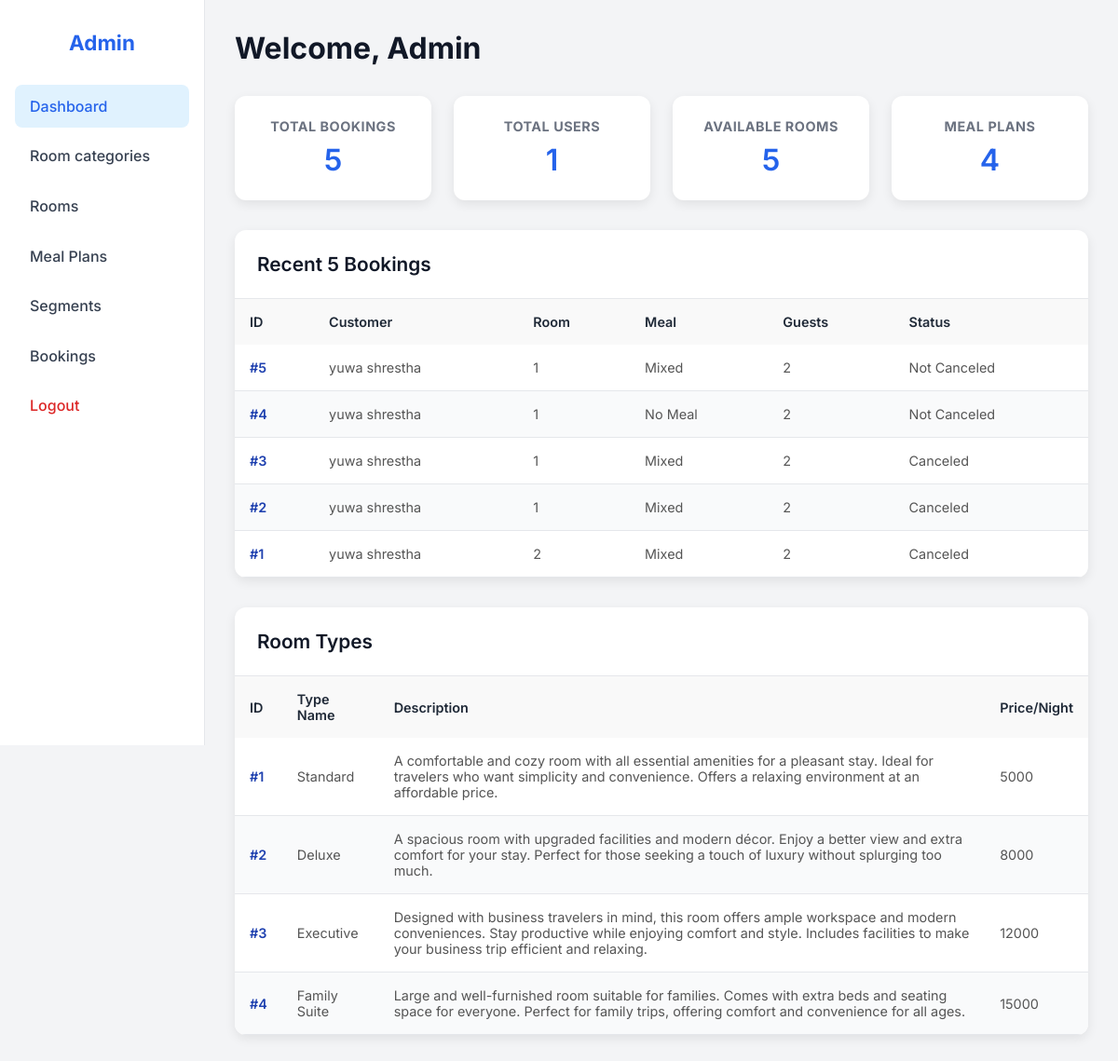
The app's page /admin_dashboard (signed in), older data.
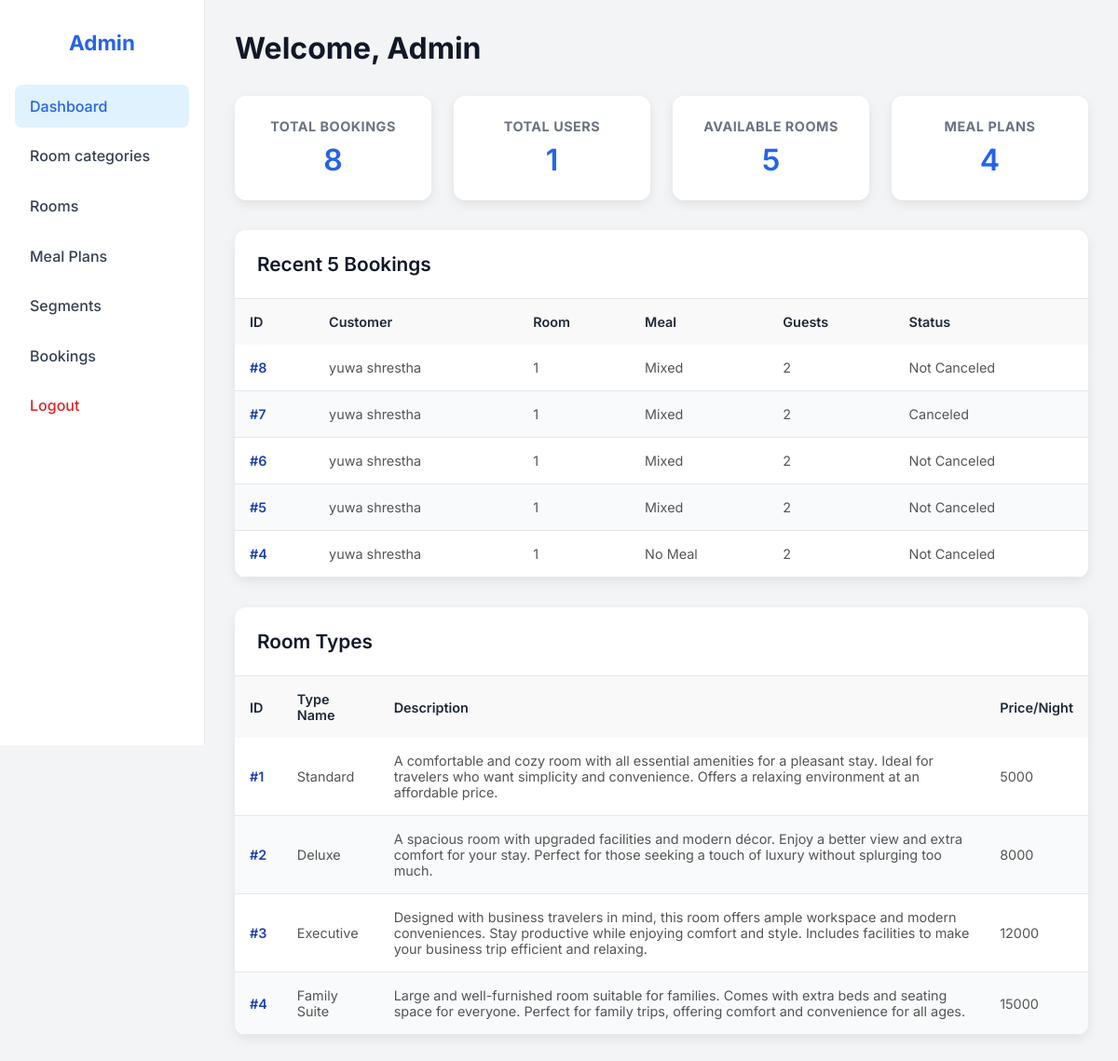
The same page, newer data.
### tables this page shows
CREATE TABLE bookings (
            booking_id INTEGER PRIMARY KEY AUTOINCREMENT,
            customer_id INTEGER NOT NULL,
            room_id INTEGER NOT NULL,
            meal_plan_id INTEGER NOT NULL,
            market_segment_id INTEGER NOT NULL,
            booking_status TEXT CHECK(booking_status IN ('Canceled','Not_Canceled')) NOT NULL,
            no_of_adults INTEGER NOT NULL,
            no_of_children INTEGER NOT NULL,
            no_of_weekend_nights INTEGER NOT NULL,
            no_of_week_nights INTEGER NOT NULL,
            required_car_parking_space INTEGER DEFAULT 0,
            lead_time INTEGER NOT NULL,
            arrival_year INTEGER NOT NULL,
            arrival_month INTEGER NOT NULL,
            arrival_date INTEGER NOT NULL,
            repeated_guest INTEGER DEFAULT 0,
            no_of_previous_cancellations INTEGER DEFAULT 0,
            no_of_previous_bookings_not_canceled INTEGER DEFAULT 0,
            avg_price_per_room REAL NOT NULL,
            no_of_special_requests INTEGER DEFAULT 0,
            total_nights INTEGER,
            total_guests INTEGER,
            created_at TIMESTAMP DEFAULT CURRENT_TIMESTAMP,
            updated_at TIMESTAMP DEFAULT CURRENT_TIMESTAMP,
            FOREIGN KEY(customer_id) REFERENCES customers(customer_id),
            FOREIGN KEY(room_id) REFERENCES rooms(room_id),
            FOREIGN KEY(meal_plan_id) REFERENCES meal_plans(meal_plan_id),
            FOREIGN KEY(market_segment_id) REFERENCES market_segments(market_segment_id)
        );

CREATE TABLE customers (
            customer_id INTEGER PRIMARY KEY AUTOINCREMENT,
            name TEXT NOT NULL,
            email TEXT UNIQUE NOT NULL,
            phone TEXT,
            address TEXT,
            password TEXT NOT NULL,
            is_admin INTEGER DEFAULT 0
        );

CREATE TABLE meal_plans (
            meal_plan_id INTEGER PRIMARY KEY AUTOINCREMENT,
            meal_plan_name TEXT UNIQUE NOT NULL,
            image_path TEXT
        );

CREATE TABLE room_types (
            room_type_id INTEGER PRIMARY KEY AUTOINCREMENT,
            room_type_name TEXT UNIQUE NOT NULL,
            description TEXT,
            price_per_night INTEGER,
            image_path TEXT
        );

### app.py (the view)
@app.route("/admin_dashboard")
@login_required
def admin_dashboard():
    if not session.get("is_admin"):
        flash("Admin access required.", "danger")
        return redirect(url_for("login"))
    conn = get_db_connection()
    total_bookings = conn.execute("SELECT COUNT(*) FROM bookings").fetchone()[0]
    available_rooms = conn.execute("""
        SELECT COUNT(*) FROM rooms
    """).fetchone()[0]
    total_meal_plans = conn.execute("SELECT COUNT(*) FROM meal_plans").fetchone()[0]
    total_users = conn.execute("SELECT COUNT(*) FROM customers WHERE is_admin=0").fetchone()[0]
    recent_bookings = conn.execute("""
    SELECT b.booking_id,
           c.name as customer_name,
           COALESCE(r.room_number, 'Deleted Room') as room_number,
           COALESCE(t.room_type_name, 'Unknown Type') as room_type_name,
           m.meal_plan_name,
           s.segment_name,
           b.no_of_adults,
           b.no_of_children,
           b.total_nights,
           b.booking_status,
           b.created_at
    FROM bookings b
    JOIN customers c ON b.customer_id = c.customer_id
    LEFT JOIN rooms r ON b.room_id = r.room_id
    LEFT JOIN room_types t ON r.room_type_id = t.room_type_id
    JOIN meal_plans m ON b.meal_plan_id = m.meal_plan_id
    JOIN market_segments s ON b.market_segment_id = s.market_segment_id
    ORDER BY b.created_at DESC
    LIMIT 5
""").fetchall()
    room_types = conn.execute("""
        SELECT room_type_id, room_type_name, description, price_per_night
        FROM room_types
        ORDER BY room_type_id
    """).fetchall()
    conn.close()
    return render_template(
        "admin_dashboard.html",
        total_bookings=total_bookings,
        available_rooms=available_rooms,
        total_meal_plans=total_meal_plans,
        total_users=total_users,
        recent_bookings=recent_bookings,
        room_types=room_types
    )

### app.py (called while the page is built)
def get_db_connection():
    conn = sqlite3.connect(DB_PATH)
    conn.row_factory = sqlite3.Row
    conn.execute("PRAGMA foreign_keys = ON")
    return conn

def login_required(f):
    @wraps(f)
    def decorated(*args, **kwargs):
        if "user_id" not in session:
            flash("Please login first.", "warning")
            return redirect(url_for("login"))
        return f(*args, **kwargs)
    return decorated

### templates/admin_dashboard.html (shortened to what the changed rows need)
<!DOCTYPE html>
<html lang="en">
<head>
    <link rel="stylesheet" href="{{ url_for('static', filename='css/admin_dashboard.css') }}">
    <link rel="stylesheet" href="{{ url_for('static', filename='css/flash.css') }}">
</head>
<body>
    <div class="dashboard">
        <aside class="sidebar">
            <h2>Admin</h2>
        </aside>
        <main class="main-content">
            <header class="main-header">
                <h1>Welcome, Admin</h1>
            </header>
            <section class="stats-section">
                <div class="stats-cards">
                    <div class="card">
                        <h3>Total Bookings</h3>
                        <p>{{ total_bookings }}</p>
                    </div>
                </div>
            </section>
            <section class="recent-bookings-section">
                <div class="table-card">
                    <h2>Recent 5 Bookings</h2>
                    <div class="table-wrapper">
                        <table class="simple-table">
                            <thead>
                                <tr>
                                    <th>ID</th>
                                    <th>Customer</th>
                                    <th>Room</th>
                                    <th>Meal</th>
                                    <th>Guests</th>
                                    <th>Status</th>
                                </tr>
                            </thead>
                            <tbody>
                                {% for b in recent_bookings %}
                                <tr>
                                    <td>#{{ b.booking_id }}</td>
                                    <td>{{ b.customer_name }}</td>
                                    <td>{{ b.room_number }}</td>
                                    <td>{{ b.meal_plan_name }}</td>
                                    <td>{{ b.no_of_adults + b.no_of_children }}</td>
                                    <td>{{ "Canceled" if b.booking_status == "Canceled" else "Not Canceled" }}</td>
                                </tr>
                                {% else %}
                                <tr>
                                    <td colspan="6">No recent bookings</td>
                                </tr>
                                {% endfor %}
                            </tbody>
                        </table>
                    </div>
                </div>
            </section>
            <section>
                <div class="table-card">
                    <h2>Room Types</h2>
                    <div class="table-wrapper">
                        <table class="simple-table">
                            <thead>
                                <tr>
                                    <th>ID</th>
                                    <th>Type Name</th>
                                    <th>Description</th>
                                    <th>Price/Night</th>
                                </tr>
                            </thead>
                            <tbody>
                                {% for rt in room_types %}
                                <tr>
                                    <td>#{{ rt.room_type_id }}</td>
                                    <td>{{ rt.room_type_name }}</td>
                                    <td>{{ rt.description or "-" }}</td>
                                    <td>{{ rt.price_per_night or "-" }}</td>
                                </tr>
                                {% else %}
                                <tr>
                                    <td colspan="4">No room types available</td>
                                </tr>
                                {% endfor %}
                            </tbody>
                        </table>
                    </div>
                </div>
            </section>
        </main>
    </div>
</body>
</html>

Row changes from the older to the newer data that the page shows:
no longer on this page (row unchanged): bookings: booking_id "3", customer_name "yuwa shrestha", room_number "1", meal_plan_name "Mixed", b.no_of_adults+b.no_of_children "2", booking_status "Canceled"
no longer on this page (row unchanged): bookings: booking_id "2", customer_name "yuwa shrestha", room_number "1", meal_plan_name "Mixed", b.no_of_adults+b.no_of_children "2", booking_status "Canceled"
no longer on this page (row unchanged): bookings: booking_id "1", customer_name "yuwa shrestha", room_number "2", meal_plan_name "Mixed", b.no_of_adults+b.no_of_children "2", booking_status "Canceled"
added bookings: booking_id "8", customer_name "yuwa shrestha", room_number "1", meal_plan_name "Mixed", b.no_of_adults+b.no_of_children "2", booking_status "Not Canceled"
added bookings: booking_id "7", customer_name "yuwa shrestha", room_number "1", meal_plan_name "Mixed", b.no_of_adults+b.no_of_children "2", booking_status "Canceled"
added bookings: booking_id "6", customer_name "yuwa shrestha", room_number "1", meal_plan_name "Mixed", b.no_of_adults+b.no_of_children "2", booking_status "Not Canceled"
Text that changed along with them:
{{ total_bookings }}: "5" → "8"
